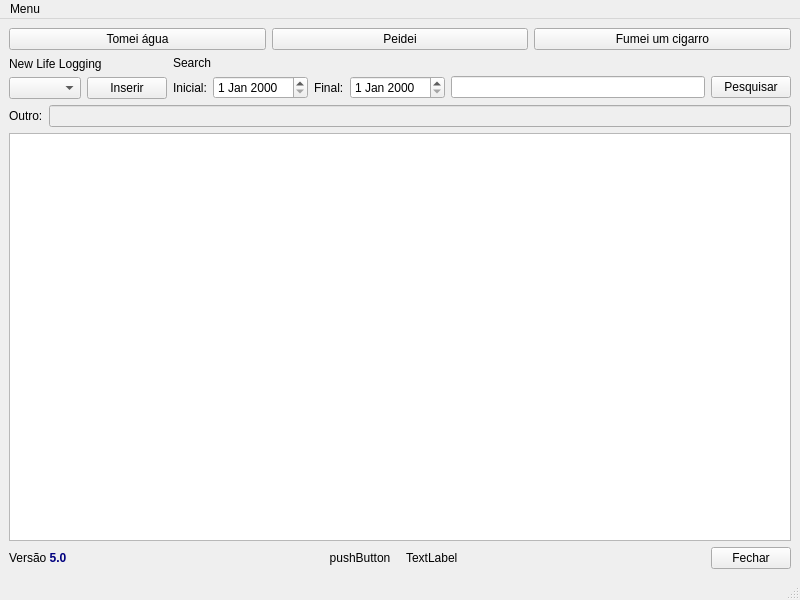
<?xml version="1.0" encoding="UTF-8"?>
<ui version="4.0">
 <class>fm_principal</class>
 <widget class="QMainWindow" name="fm_principal">
  <property name="geometry">
   <rect>
    <x>0</x>
    <y>0</y>
    <width>800</width>
    <height>600</height>
   </rect>
  </property>
  <property name="windowTitle">
   <string>SLL - Sistema LifeLogging - Lembrando você de tudo que você fez.</string>
  </property>
  <property name="windowIcon">
   <iconset resource="resource_files.qrc">
    <normaloff>:/icons/images/icone.png</normaloff>:/icons/images/icone.png</iconset>
  </property>
  <widget class="QWidget" name="centralwidget">
   <layout class="QGridLayout" name="gridLayout">
    <item row="0" column="0">
     <layout class="QHBoxLayout" name="horizontalLayout">
      <item>
       <widget class="QPushButton" name="pushButton_acao_comum1">
        <property name="text">
         <string>Tomei água</string>
        </property>
       </widget>
      </item>
      <item>
       <widget class="QPushButton" name="pushButton_acao_comum2">
        <property name="text">
         <string>Peidei</string>
        </property>
       </widget>
      </item>
      <item>
       <widget class="QPushButton" name="pushButton_acao_comum3">
        <property name="text">
         <string>Fumei um cigarro</string>
        </property>
       </widget>
      </item>
     </layout>
    </item>
    <item row="1" column="0">
     <layout class="QHBoxLayout" name="horizontalLayout_7">
      <item>
       <layout class="QVBoxLayout" name="verticalLayout">
        <item>
         <widget class="QLabel" name="label_5">
          <property name="text">
           <string>New Life Logging</string>
          </property>
         </widget>
        </item>
        <item>
         <layout class="QHBoxLayout" name="horizontalLayout_2">
          <item>
           <widget class="QComboBox" name="comboBox_eventos"/>
          </item>
          <item>
           <widget class="QPushButton" name="pushButton_inserir">
            <property name="text">
             <string>Inserir</string>
            </property>
           </widget>
          </item>
         </layout>
        </item>
       </layout>
      </item>
      <item>
       <layout class="QVBoxLayout" name="verticalLayout_2">
        <item>
         <widget class="QLabel" name="label_6">
          <property name="text">
           <string>Search</string>
          </property>
         </widget>
        </item>
        <item>
         <layout class="QHBoxLayout" name="horizontalLayout_6">
          <item>
           <widget class="QLabel" name="label">
            <property name="text">
             <string>Inicial:</string>
            </property>
           </widget>
          </item>
          <item>
           <widget class="QDateEdit" name="dateEdit_data_inicial"/>
          </item>
          <item>
           <widget class="QLabel" name="label_2">
            <property name="text">
             <string>Final:</string>
            </property>
           </widget>
          </item>
          <item>
           <widget class="QDateEdit" name="dateEdit_data_final"/>
          </item>
          <item>
           <widget class="QLineEdit" name="lineEdit_pesquisar"/>
          </item>
          <item>
           <widget class="QPushButton" name="pushButton_pesquisar">
            <property name="text">
             <string>Pesquisar</string>
            </property>
           </widget>
          </item>
         </layout>
        </item>
       </layout>
      </item>
     </layout>
    </item>
    <item row="2" column="0">
     <layout class="QHBoxLayout" name="horizontalLayout_5">
      <item>
       <widget class="QLabel" name="label_3">
        <property name="text">
         <string>Outro:</string>
        </property>
       </widget>
      </item>
      <item>
       <widget class="QLineEdit" name="lineEdit_outro">
        <property name="enabled">
         <bool>false</bool>
        </property>
       </widget>
      </item>
     </layout>
    </item>
    <item row="3" column="0">
     <widget class="QTableWidget" name="tableWidget_life_log"/>
    </item>
    <item row="4" column="0">
     <layout class="QHBoxLayout" name="horizontalLayout_4">
      <item>
       <widget class="QLabel" name="label_4">
        <property name="text">
         <string>&lt;html&gt;&lt;head/&gt;&lt;body&gt;&lt;p&gt;Versão &lt;span style=&quot; font-weight:700; color:#00007f;&quot;&gt;5.0&lt;/span&gt;&lt;/p&gt;&lt;/body&gt;&lt;/html&gt;</string>
        </property>
       </widget>
      </item>
      <item>
       <spacer name="horizontalSpacer_2">
        <property name="orientation">
         <enum>Qt::Horizontal</enum>
        </property>
        <property name="sizeHint" stdset="0">
         <size>
          <width>40</width>
          <height>20</height>
         </size>
        </property>
       </spacer>
      </item>
      <item>
       <widget class="QPushButton" name="pushButton_autenticacao">
        <property name="text">
         <string>pushButton</string>
        </property>
        <property name="flat">
         <bool>true</bool>
        </property>
       </widget>
      </item>
      <item>
       <widget class="QLabel" name="label_logado">
        <property name="text">
         <string>TextLabel</string>
        </property>
       </widget>
      </item>
      <item>
       <spacer name="horizontalSpacer">
        <property name="orientation">
         <enum>Qt::Horizontal</enum>
        </property>
        <property name="sizeHint" stdset="0">
         <size>
          <width>40</width>
          <height>20</height>
         </size>
        </property>
       </spacer>
      </item>
      <item>
       <widget class="QPushButton" name="pushButton_fechar">
        <property name="text">
         <string>Fechar</string>
        </property>
       </widget>
      </item>
     </layout>
    </item>
   </layout>
  </widget>
  <widget class="QMenuBar" name="menubar">
   <property name="geometry">
    <rect>
     <x>0</x>
     <y>0</y>
     <width>800</width>
     <height>22</height>
    </rect>
   </property>
   <widget class="QMenu" name="menuMenu">
    <property name="title">
     <string>Menu</string>
    </property>
    <addaction name="actionColaboradores"/>
    <addaction name="actionEventos"/>
    <addaction name="actionSobre"/>
    <addaction name="actionSair"/>
   </widget>
   <addaction name="menuMenu"/>
  </widget>
  <widget class="QStatusBar" name="statusbar"/>
  <action name="actionSobre">
   <property name="text">
    <string>Sobre</string>
   </property>
  </action>
  <action name="actionSair">
   <property name="text">
    <string>Sair</string>
   </property>
  </action>
  <action name="actionEventos">
   <property name="text">
    <string>Eventos</string>
   </property>
  </action>
  <action name="actionColaboradores">
   <property name="text">
    <string>Colaboradores</string>
   </property>
  </action>
 </widget>
 <tabstops>
  <tabstop>pushButton_acao_comum1</tabstop>
  <tabstop>pushButton_acao_comum2</tabstop>
  <tabstop>pushButton_acao_comum3</tabstop>
  <tabstop>comboBox_eventos</tabstop>
  <tabstop>pushButton_inserir</tabstop>
  <tabstop>tableWidget_life_log</tabstop>
  <tabstop>pushButton_autenticacao</tabstop>
  <tabstop>pushButton_fechar</tabstop>
 </tabstops>
 <resources>
  <include location="resource_files.qrc"/>
 </resources>
 <connections/>
</ui>
